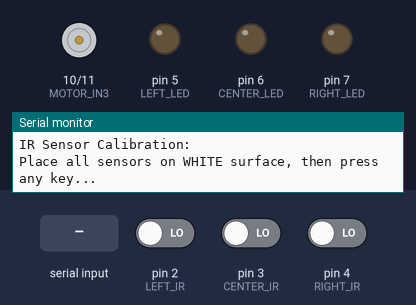
Simulated run of this sketch. Board: Arduino Uno, built with avr-gcc and run on an emulated ATmega328P. Shown: motor-driver pin pairs drawn as motors (green arrow = first pin HIGH = forward, orange = second pin HIGH = backward, longer = more drive, scaled by the enable pin), output pins drawn as LEDs (lit = HIGH), the last lines printed to the serial monitor. Dashed ring = blinking. The test bench sets the inputs (shaded band); at power-on: pin 3 (CENTER_IR) LOW, pin 2 (LEFT_IR) LOW, pin 4 (RIGHT_IR) LOW.

Above: at 4.8 s.
4.9 s: "1" received over Serial
7.9 s: "0" received over Serial
At 8.24 s:
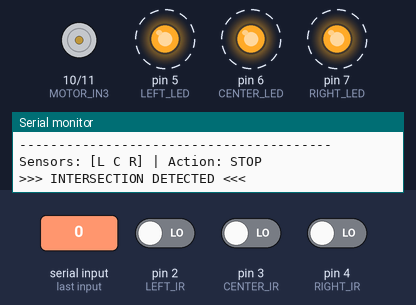
10.9 s: pin 3 (CENTER_IR) driven HIGH
At 12.28 s:
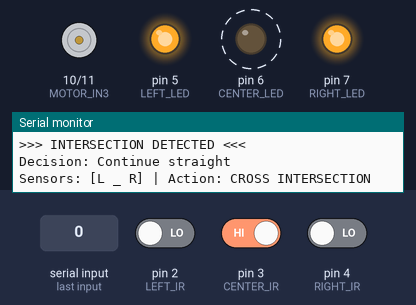
13.9 s: pin 2 (LEFT_IR) driven HIGH
At 14.3 s:
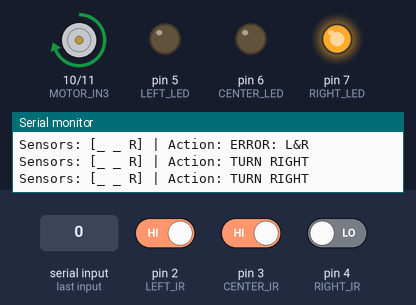
16.9 s: pin 4 (RIGHT_IR) driven HIGH
At 18.3 s:
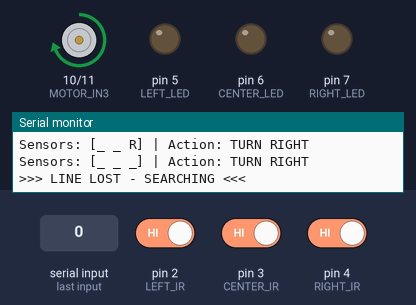
19.9 s: pin 2 (LEFT_IR) driven LOW
At 20.83 s:
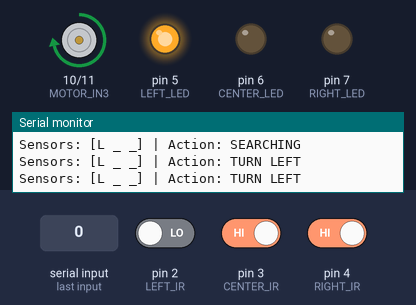
Timing chart, 0 to 23.9 s (numbered marks = the images above; inputs shaded):
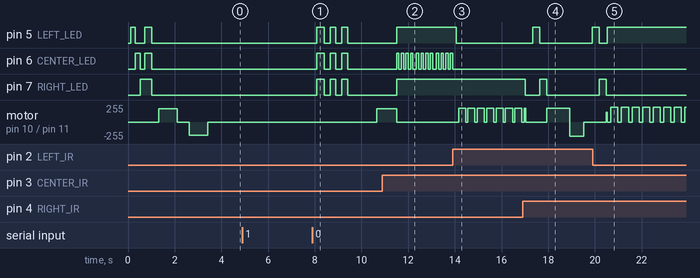

Measured:
- after the input at 7.9 s, pin 5 (LEFT_LED), pin 6 (CENTER_LED), pin 7 (RIGHT_LED): alternates HIGH for 0.25 s and LOW for 0.25 s, 6 changes in all, then stays LOW, starting after 0.19 s; motor on pin 10 (MOTOR_IN3) / pin 11 (MOTOR_IN4): stopped → forward 200/255 after 2.8 s
- after the input at 10.9 s, pin 5 (LEFT_LED), pin 7 (RIGHT_LED): goes on until 11.5 s, then stays HIGH; pin 6 (CENTER_LED): alternates HIGH for 0.10 s and LOW for 0.10 s, starting after 0.71 s
- after the input at 13.9 s, pin 5 (LEFT_LED): HIGH → LOW after 0.16 s; pin 6 (CENTER_LED): goes on until 13.9 s, then stays LOW; motor on pin 10 (MOTOR_IN3) / pin 11 (MOTOR_IN4): alternates forward 210/255 for 0.30 s and stopped for 0.10 s, starting after 0.26 s
- after the input at 16.9 s, pin 5 (LEFT_LED): LOW → HIGH after 0.43 s, → LOW 0.30 s later, → HIGH 2.3 s later; pin 7 (RIGHT_LED): HIGH → LOW after 0.12 s, → HIGH 0.61 s later, → LOW 0.30 s later
- after the input at 19.9 s, pin 7 (RIGHT_LED): goes on until 20.5 s, then stays LOW

The sketch:

Experiment5.ino
```cpp
/*
 * SINGLE MOTOR LINE FOLLOWER USING MOTOR B (OUT3 & OUT4)
 * Motor connected to L298N Motor B outputs
 */

// ========== PIN DEFINITIONS ==========

// IR Sensor Pins
#define LEFT_IR    2
#define CENTER_IR  3
#define RIGHT_IR   4

// LED Indicator Pins
#define LEFT_LED   5    // Red LED
#define CENTER_LED 6    // Green LED
#define RIGHT_LED  7    // Blue LED

// Motor B Control Pins (OUT3 & OUT4)
#define MOTOR_ENB  9    // PWM Speed Control for Motor B
#define MOTOR_IN3 10    // Direction control 1 for Motor B
#define MOTOR_IN4 11    // Direction control 2 for Motor B

// ========== SYSTEM PARAMETERS ==========

// Motor Speed Settings (PWM 0-255)
const int SPEED_FORWARD = 200;     // Normal forward speed
const int SPEED_TURN = 180;        // Turning speed
const int SPEED_SLOW = 150;        // Slow speed for corrections
const int SPEED_STOP = 0;

// IR Sensor Logic (TCRT5000)
// LOW = Black line detected, HIGH = White surface
const int LINE_DETECTED = LOW;
const int NO_LINE = HIGH;

// Timing
const unsigned long DEBOUNCE_TIME = 50;
const unsigned long TURN_DURATION = 300;  // ms for turning

// ========== VARIABLES ==========
bool leftDetected = false;
bool centerDetected = false;
bool rightDetected = false;

unsigned long lastActionTime = 0;
String lastAction = "IDLE";

// ========== SETUP FUNCTION ==========
void setup() {
  Serial.begin(9600);
  Serial.println(F("========================================"));
  Serial.println(F("LINE FOLLOWER - MOTOR B (OUT3 & OUT4)"));
  Serial.println(F("========================================"));

  // Configure IR Sensors as INPUT
  pinMode(LEFT_IR, INPUT);
  pinMode(CENTER_IR, INPUT);
  pinMode(RIGHT_IR, INPUT);

  // Configure LEDs as OUTPUT
  pinMode(LEFT_LED, OUTPUT);
  pinMode(CENTER_LED, OUTPUT);
  pinMode(RIGHT_LED, OUTPUT);

  // Configure Motor B pins as OUTPUT
  pinMode(MOTOR_ENB, OUTPUT);
  pinMode(MOTOR_IN3, OUTPUT);
  pinMode(MOTOR_IN4, OUTPUT);

  // Initial State
  digitalWrite(LEFT_LED, LOW);
  digitalWrite(CENTER_LED, LOW);
  digitalWrite(RIGHT_LED, LOW);
  motorStop();

  // Startup Sequence
  startupSequence();

  Serial.println(F("System Ready!"));
  Serial.println(F("Place IR sensors over black line"));
  Serial.println(F("L=Left, C=Center, R=Right sensors"));
  Serial.println(F("----------------------------------------"));
}

// ========== MAIN LOOP ==========
void loop() {
  // 1. Read Sensors
  readAllSensors();

  // 2. Update LED Indicators
  updateLEDIndicators();

  // 3. Display Sensor Status on Serial
  displaySensorStatus();

  // 4. Decision Making and Motor Control
  controlLogic();

  // 5. Small delay for stability
  delay(50);
}

// ========== SENSOR FUNCTIONS ==========

void readAllSensors() {
  // Read digital values from IR sensors
  leftDetected = (digitalRead(LEFT_IR) == LINE_DETECTED);
  centerDetected = (digitalRead(CENTER_IR) == LINE_DETECTED);
  rightDetected = (digitalRead(RIGHT_IR) == LINE_DETECTED);
}

void displaySensorStatus() {
  Serial.print(F("Sensors: ["));
  Serial.print(leftDetected ? F("L") : F("_"));
  Serial.print(F(" "));
  Serial.print(centerDetected ? F("C") : F("_"));
  Serial.print(F(" "));
  Serial.print(rightDetected ? F("R") : F("_"));
  Serial.print(F("] | Action: "));
  Serial.println(lastAction);
}

// ========== LED FUNCTIONS ==========

void updateLEDIndicators() {
  digitalWrite(LEFT_LED, leftDetected ? HIGH : LOW);
  digitalWrite(CENTER_LED, centerDetected ? HIGH : LOW);
  digitalWrite(RIGHT_LED, rightDetected ? HIGH : LOW);
}

// ========== MOTOR CONTROL FUNCTIONS ==========

void motorForward() {
  // Motor B Forward: IN3=HIGH, IN4=LOW
  digitalWrite(MOTOR_IN3, HIGH);
  digitalWrite(MOTOR_IN4, LOW);
  analogWrite(MOTOR_ENB, SPEED_FORWARD);
  lastAction = "FORWARD";
}

void motorBackward() {
  // Motor B Backward: IN3=LOW, IN4=HIGH
  digitalWrite(MOTOR_IN3, LOW);
  digitalWrite(MOTOR_IN4, HIGH);
  analogWrite(MOTOR_ENB, SPEED_SLOW);
  lastAction = "BACKWARD";
}

void motorStop() {
  digitalWrite(MOTOR_IN3, LOW);
  digitalWrite(MOTOR_IN4, LOW);
  analogWrite(MOTOR_ENB, SPEED_STOP);
  lastAction = "STOP";
}

void motorTurnLeft() {
  // For left turn: Stop briefly, then forward with boost
  motorStop();
  delay(150);

  digitalWrite(MOTOR_IN3, HIGH);
  digitalWrite(MOTOR_IN4, LOW);
  analogWrite(MOTOR_ENB, SPEED_TURN + 40); // Extra boost for turn

  lastAction = "TURN LEFT";
  lastActionTime = millis();
}

void motorTurnRight() {
  // For right turn: Different timing pattern
  motorStop();
  delay(100);

  digitalWrite(MOTOR_IN3, HIGH);
  digitalWrite(MOTOR_IN4, LOW);
  analogWrite(MOTOR_ENB, SPEED_TURN + 30);

  lastAction = "TURN RIGHT";
  lastActionTime = millis();
}

void motorSlowForward() {
  digitalWrite(MOTOR_IN3, HIGH);
  digitalWrite(MOTOR_IN4, LOW);
  analogWrite(MOTOR_ENB, SPEED_SLOW);
  lastAction = "SLOW FWD";
}

// ========== DECISION LOGIC ==========

void controlLogic() {
  // Case 1: Only center sensor on line → Forward
  if (!leftDetected && centerDetected && !rightDetected) {
    motorForward();
  }

  // Case 2: Center and left on line → Slight left correction
  else if (leftDetected && centerDetected && !rightDetected) {
    motorSlowForward();
    lastAction = "SLIGHT LEFT";
  }

  // Case 3: Center and right on line → Slight right correction
  else if (!leftDetected && centerDetected && rightDetected) {
    motorSlowForward();
    lastAction = "SLIGHT RIGHT";
  }

  // Case 4: Only left sensor on line → Sharp left turn
  else if (leftDetected && !centerDetected && !rightDetected) {
    if (millis() - lastActionTime > TURN_DURATION) {
      motorTurnLeft();
    }
  }

  // Case 5: Only right sensor on line → Sharp right turn
  else if (!leftDetected && !centerDetected && rightDetected) {
    if (millis() - lastActionTime > TURN_DURATION) {
      motorTurnRight();
    }
  }

  // Case 6: All sensors on line → Intersection detected
  else if (leftDetected && centerDetected && rightDetected) {
    handleIntersection();
  }

  // Case 7: No sensors on line → Line lost
  else if (!leftDetected && !centerDetected && !rightDetected) {
    handleLineLost();
  }

  // Case 8: Left and right on line (center off) → Error state
  else if (leftDetected && !centerDetected && rightDetected) {
    motorStop();
    lastAction = "ERROR: L&R";
    errorBlink();
  }
}

// ========== SPECIAL CASE HANDLERS ==========

void handleIntersection() {
  Serial.println(F(">>> INTERSECTION DETECTED <<<"));

  // Stop motor
  motorStop();

  // Visual indication (blink all LEDs)
  for (int i = 0; i < 3; i++) {
    digitalWrite(LEFT_LED, HIGH);
    digitalWrite(CENTER_LED, HIGH);
    digitalWrite(RIGHT_LED, HIGH);
    delay(250);
    digitalWrite(LEFT_LED, LOW);
    digitalWrite(CENTER_LED, LOW);
    digitalWrite(RIGHT_LED, LOW);
    delay(250);
  }

  // Decision: Go straight (default)
  Serial.println(F("Decision: Continue straight"));
  delay(1000);

  // Cross intersection
  motorForward();
  delay(800);
  lastAction = "CROSS INTERSECTION";
}

void handleLineLost() {
  Serial.println(F(">>> LINE LOST - SEARCHING <<<"));

  // Stop first
  motorStop();
  delay(300);

  // Search pattern: Look left, then right
  digitalWrite(LEFT_LED, HIGH);
  delay(300);
  digitalWrite(LEFT_LED, LOW);

  digitalWrite(RIGHT_LED, HIGH);
  delay(300);
  digitalWrite(RIGHT_LED, LOW);

  // Try moving forward slowly to find line
  motorSlowForward();
  lastAction = "SEARCHING";

  // Search for 1 second
  unsigned long searchStart = millis();
  while (millis() - searchStart < 1000) {
    readAllSensors();
    if (leftDetected || centerDetected || rightDetected) {
      Serial.println(F("Line found!"));
      return;
    }
    delay(50);
  }

  // If still not found, try backward
  Serial.println(F("Trying backward search..."));
  motorBackward();
  delay(600);
  motorStop();

  lastAction = "LINE LOST";
}

void errorBlink() {
  // Blink center LED to indicate error
  for (int i = 0; i < 4; i++) {
    digitalWrite(CENTER_LED, HIGH);
    delay(100);
    digitalWrite(CENTER_LED, LOW);
    delay(100);
  }
}

// ========== STARTUP & TEST FUNCTIONS ==========

void startupSequence() {
  Serial.println(F("Starting system initialization..."));

  // Test LEDs
  Serial.println(F("Testing LEDs..."));
  testAllLEDs();

  // Test motor
  Serial.println(F("Testing Motor B (OUT3 & OUT4)..."));
  testMotorB();

  // Calibrate IR sensors
  Serial.println(F("IR Sensor Calibration:"));
  calibrateIRSensors();

  Serial.println(F("Initialization complete!"));
}

void testAllLEDs() {
  digitalWrite(LEFT_LED, HIGH);
  delay(200);
  digitalWrite(LEFT_LED, LOW);

  digitalWrite(CENTER_LED, HIGH);
  delay(200);
  digitalWrite(CENTER_LED, LOW);

  digitalWrite(RIGHT_LED, HIGH);
  delay(200);
  digitalWrite(RIGHT_LED, LOW);

  // All LEDs blink together
  digitalWrite(LEFT_LED, HIGH);
  digitalWrite(CENTER_LED, HIGH);
  digitalWrite(RIGHT_LED, HIGH);
  delay(300);
  digitalWrite(LEFT_LED, LOW);
  digitalWrite(CENTER_LED, LOW);
  digitalWrite(RIGHT_LED, LOW);

  delay(300);
}

void testMotorB() {
  Serial.println(F("  Forward test..."));
  motorForward();
  delay(800);

  Serial.println(F("  Stop test..."));
  motorStop();
  delay(500);

  Serial.println(F("  Backward test..."));
  motorBackward();
  delay(800);

  Serial.println(F("  Stop..."));
  motorStop();
  delay(500);

  Serial.println(F("Motor B test complete."));
}

void calibrateIRSensors() {
  Serial.println(F("Place all sensors on WHITE surface, then press any key..."));
  while (!Serial.available());
  Serial.read();

  readAllSensors();
  Serial.print(F("White surface readings: L="));
  Serial.print(leftDetected ? "LINE" : "NO  ");
  Serial.print(F(" C="));
  Serial.print(centerDetected ? "LINE" : "NO  ");
  Serial.print(F(" R="));
  Serial.print(rightDetected ? "LINE" : "NO  ");
  Serial.println(F(" (Should be NO NO NO)"));

  delay(2000);

  Serial.println(F("Place all sensors on BLACK line, then press any key..."));
  while (!Serial.available());
  Serial.read();

  readAllSensors();
  Serial.print(F("Black line readings: L="));
  Serial.print(leftDetected ? "LINE" : "NO  ");
  Serial.print(F(" C="));
  Serial.print(centerDetected ? "LINE" : "NO  ");
  Serial.print(F(" R="));
  Serial.print(rightDetected ? "LINE" : "NO  ");
  Serial.println(F(" (Should be LINE LINE LINE)"));

  Serial.println(F("Calibration complete."));
}

// ========== MANUAL TEST MODE ==========
// Uncomment to enable manual testing via Serial commands
/*
void serialEvent() {
  if (Serial.available()) {
    char cmd = Serial.read();

    switch(cmd) {
      case 'f': case 'F':
        motorForward();
        Serial.println("Manual: Forward");
        break;
      case 'b': case 'B':
        motorBackward();
        Serial.println("Manual: Backward");
        break;
      case 's': case 'S':
        motorStop();
        Serial.println("Manual: Stop");
        break;
      case 'l': case 'L':
        motorTurnLeft();
        Serial.println("Manual: Turn Left");
        break;
      case 'r': case 'R':
        motorTurnRight();
        Serial.println("Manual: Turn Right");
        break;
      case 't': case 'T':
        testMotorB();
        break;
      case '?':
        Serial.println("Commands: f=forward, b=backward, s=stop, l=left, r=right, t=test");
        break;
    }
  }
}
*/
```
